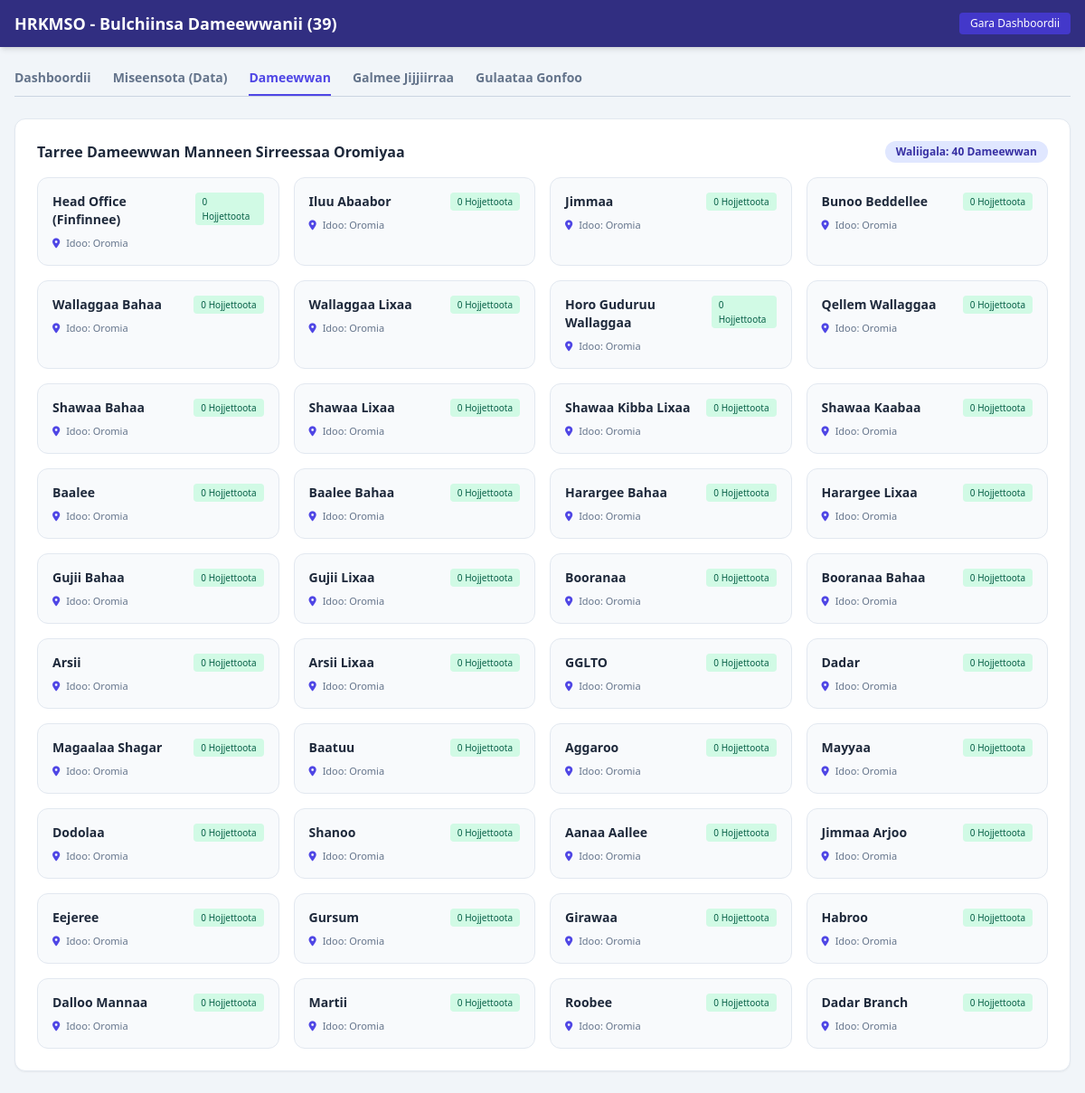
The page /branches (signed in) on the database its author committed.
### models.py (models this page shows)
class Branch(db.Model):
    __tablename__ = 'branch'
    id = db.Column(db.Integer, primary_key=True)
    name = db.Column(db.String(150), nullable=False) # Fakkeenyaaf: Dadar, fi kkf
    location = db.Column(db.String(150))

### app.py (the view)
@app.route('/branches')
@login_required
def branches():
    all_branches = Branch.query.all()
    return render_template('branches.html', branches=all_branches)

### app.py (called while the page is built)
@login_manager.user_loader
def load_user(user_id):
    return User.query.get(int(user_id))

@app.before_request
def create_initial_data():
    if not User.query.filter_by(username='admin').first():
        hashed_pw = generate_password_hash('admin123')
        admin_user = User(username='admin', password=hashed_pw, role='admin', branch_id=None)
        db.session.add(admin_user)
        db.session.commit()

### templates/branches.html (shortened to what this page needs)
<!DOCTYPE html>
<html lang="om">
<head>
    <script src="https://cdn.tailwindcss.com"></script>
    <link rel="stylesheet" href="https://cdnjs.cloudflare.com/ajax/libs/font-awesome/6.4.0/css/all.min.css">
</head>
<body class="bg-slate-100 text-slate-800">
    <div class="min-h-screen flex flex-col">
        <header class="bg-indigo-900 text-white shadow-md">
            <div class="max-w-7xl mx-auto px-4 py-3 flex justify-between items-center">
                <h1 class="text-lg font-bold">HRKMSO - Bulchiinsa Dameewwanii (39)</h1>
                <a href="{{ url_for('dashboard') }}" class="text-xs bg-indigo-700 hover:bg-indigo-800 px-3 py-1 rounded transition text-white">Gara Dashboordii</a>
            </div>
        </header>
        <main class="max-w-7xl mx-auto px-4 py-6 flex-grow w-full space-y-6">
            <div class="flex flex-wrap border-b border-slate-300 gap-6 text-sm font-semibold">
                <a href="{{ url_for('dashboard') }}" class="pb-2 text-slate-500 hover:text-indigo-600 transition">Dashboordii</a>
                <a href="{{ url_for('employees') }}" class="pb-2 text-slate-500 hover:text-indigo-600 transition">Miseensota (Data)</a>
                <a href="{{ url_for('branches') }}" class="pb-2 border-b-2 border-indigo-600 text-indigo-600 transition">Dameewwan</a>
                <a href="{{ url_for('transfers') }}" class="pb-2 text-slate-500 hover:text-indigo-600 transition">Galmee Jijjiirraa</a>
                <a href="{{ url_for('ranks') }}" class="pb-2 text-slate-500 hover:text-indigo-600 transition">Gulaataa Gonfoo</a>
            </div>
            <div class="bg-white p-6 rounded-xl shadow-sm border border-slate-200 space-y-4">
                <div class="flex justify-between items-center">
                    <h2 class="text-base font-bold text-slate-800">Tarree Dameewwan Manneen Sirreessaa Oromiyaa</h2>
                    <span class="text-xs bg-indigo-100 text-indigo-800 px-3 py-1 rounded-full font-semibold">Waliigala: {{ branches | length }} Dameewwan</span>
                </div>
                <div class="grid grid-cols-1 sm:grid-cols-2 md:grid-cols-3 lg:grid-cols-4 gap-4 text-xs">
                    {% if branches %}
                        {% for b in branches %}
                        <div class="bg-slate-50 p-4 rounded-xl border border-slate-200 space-y-2 hover:shadow-md transition">
                            <div class="flex justify-between items-start">
                                <h4 class="font-bold text-slate-800 text-sm">{{ b.name }}</h4>
                                <span class="bg-emerald-100 text-emerald-800 text-[10px] px-2 py-0.5 rounded font-medium">
                                    {{ b.employees | length }} Hojjettoota
                                </span>
                            </div>
                            <p class="text-[11px] text-slate-500"><i class="fas fa-map-marker-alt text-indigo-600 me-1"></i> Idoo: {{ b.location if b.location else 'Oromia' }}</p>
                        </div>
                        {% endfor %}
                    {% else %}
                        <div class="col-span-full text-center py-8 text-slate-400">
                            Dameewwan galmaa'an hin jiran.
                        </div>
                    {% endif %}
                </div>
            </div>
        </main>
    </div>
</body>
</html>

### rows shown on the page
Branch: name "Head Office (Finfinnee)", employees|length "0", location "Oromia"
Branch: name "Iluu Abaabor", employees|length "0", location "Oromia"
Branch: name "Jimmaa", employees|length "0", location "Oromia"
Branch: name "Bunoo Beddellee", employees|length "0", location "Oromia"
Branch: name "Wallaggaa Bahaa", employees|length "0", location "Oromia"
Branch: name "Wallaggaa Lixaa", employees|length "0", location "Oromia"
Branch: name "Horo Guduruu Wallaggaa", employees|length "0", location "Oromia"
Branch: name "Qellem Wallaggaa", employees|length "0", location "Oromia"
Branch: name "Shawaa Bahaa", employees|length "0", location "Oromia"
Branch: name "Shawaa Lixaa", employees|length "0", location "Oromia"
Branch: name "Shawaa Kibba Lixaa", employees|length "0", location "Oromia"
Branch: name "Shawaa Kaabaa", employees|length "0", location "Oromia"
Branch: name "Baalee", employees|length "0", location "Oromia"
Branch: name "Baalee Bahaa", employees|length "0", location "Oromia"
Branch: name "Harargee Bahaa", employees|length "0", location "Oromia"
Branch: name "Harargee Lixaa", employees|length "0", location "Oromia"
Branch: name "Gujii Bahaa", employees|length "0", location "Oromia"
Branch: name "Gujii Lixaa", employees|length "0", location "Oromia"
Branch: name "Booranaa", employees|length "0", location "Oromia"
Branch: name "Booranaa Bahaa", employees|length "0", location "Oromia"
Branch: name "Arsii", employees|length "0", location "Oromia"
Branch: name "Arsii Lixaa", employees|length "0", location "Oromia"
Branch: name "GGLTO", employees|length "0", location "Oromia"
Branch: name "Dadar", employees|length "0", location "Oromia"
Branch: name "Magaalaa Shagar", employees|length "0", location "Oromia"
Branch: name "Baatuu", employees|length "0", location "Oromia"
Branch: name "Aggaroo", employees|length "0", location "Oromia"
Branch: name "Mayyaa", employees|length "0", location "Oromia"
Branch: name "Dodolaa", employees|length "0", location "Oromia"
Branch: name "Shanoo", employees|length "0", location "Oromia"
Branch: name "Aanaa Aallee", employees|length "0", location "Oromia"
Branch: name "Jimmaa Arjoo", employees|length "0", location "Oromia"
Branch: name "Eejeree", employees|length "0", location "Oromia"
Branch: name "Gursum", employees|length "0", location "Oromia"
Branch: name "Girawaa", employees|length "0", location "Oromia"
Branch: name "Habroo", employees|length "0", location "Oromia"
Branch: name "Dalloo Mannaa", employees|length "0", location "Oromia"
Branch: name "Martii", employees|length "0", location "Oromia"
Branch: name "Roobee", employees|length "0", location "Oromia"
Branch: name "Dadar Branch", employees|length "0", location "Oromia"

### other values the page prints
{{ branches | length }} "40"
